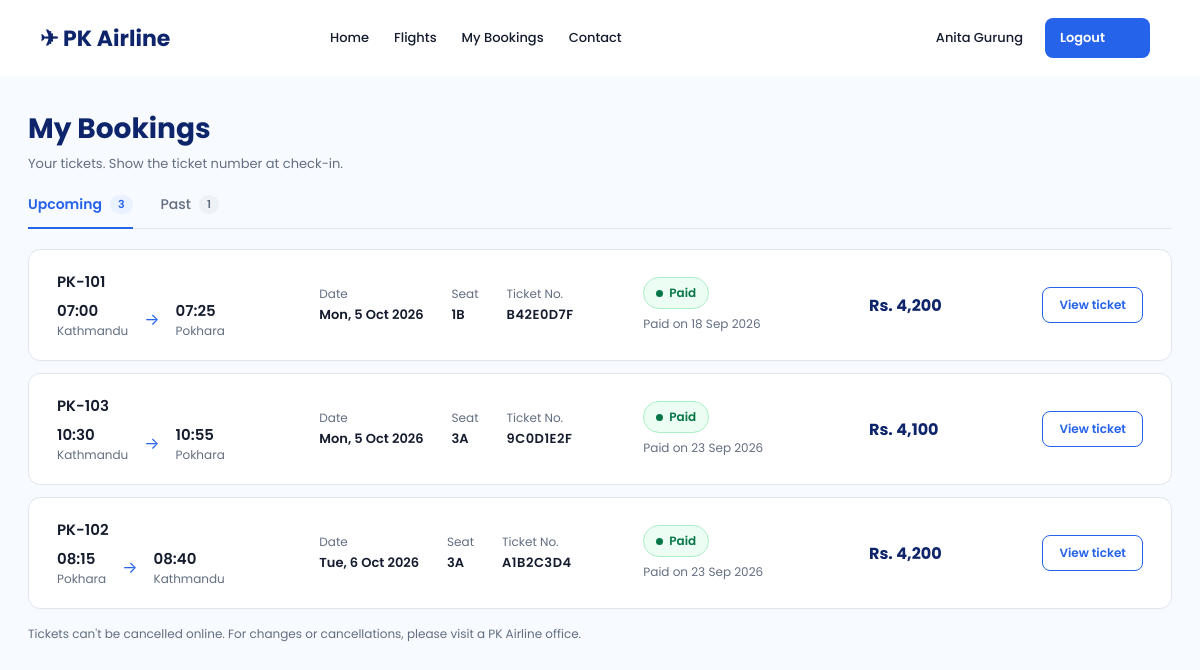
The page /customer/my-bookings.php (signed in) on the database its author committed.
### tables this page shows
CREATE TABLE `bookings` (
  `booking_id` int(11) NOT NULL AUTO_INCREMENT,
  `user_id` int(11) NOT NULL,
  `flight_id` int(11) NOT NULL,
  `booking_date` timestamp NOT NULL DEFAULT current_timestamp(),
  `seat_no` varchar(5) NOT NULL,
  `fare` decimal(10,2) NOT NULL,
  `status` varchar(20) NOT NULL,
  `hold_until` datetime DEFAULT NULL,
  `booking_reference` varchar(20) NOT NULL,
  PRIMARY KEY (`booking_id`),
  UNIQUE KEY `booking_reference` (`booking_reference`),
  KEY `user_id` (`user_id`),
  KEY `flight_status` (`flight_id`, `status`),
  CONSTRAINT `bookings_ibfk_user` FOREIGN KEY (`user_id`) REFERENCES `users` (`user_id`),
  CONSTRAINT `bookings_ibfk_flight` FOREIGN KEY (`flight_id`) REFERENCES `flights` (`flight_id`)
);

CREATE TABLE `flights` (
  `flight_id` int(11) NOT NULL AUTO_INCREMENT,
  `route_id` int(11) NOT NULL,
  `flight_number` varchar(20) NOT NULL,
  `departure_time` datetime NOT NULL,
  `arrival_time` datetime NOT NULL,
  `total_seats` int(11) NOT NULL,
  `fare` decimal(10,2) NOT NULL,
  `status` varchar(20) DEFAULT 'scheduled',
  PRIMARY KEY (`flight_id`),
  UNIQUE KEY `flight_number` (`flight_number`),
  KEY `route_id` (`route_id`),
  CONSTRAINT `flights_ibfk_route` FOREIGN KEY (`route_id`) REFERENCES `routes` (`route_id`)
);

CREATE TABLE `routes` (
  `route_id` int(11) NOT NULL AUTO_INCREMENT,
  `origin` varchar(100) NOT NULL,
  `destination` varchar(100) NOT NULL,
  `created_at` timestamp NOT NULL DEFAULT current_timestamp(),
  PRIMARY KEY (`route_id`),
  UNIQUE KEY `origin_destination` (`origin`, `destination`)
);

### includes/functions.php (called while the page is built, shortened)
<?php
function e(?string $value): string
{
	return htmlspecialchars((string) $value, ENT_QUOTES, 'UTF-8');
}
function input_string(array $source, string $key, bool $trim = true): string
{
	$value = $source[$key] ?? '';
	return $trim ? trim((string) $value) : (string) $value;
}
function format_money(float|string $amount): string
{
	return 'Rs. ' . number_format((float) $amount);
}
function booking_display_status(array $booking): array
{
	return ['paid', 'Paid', $booking['paid_at'] ? 'Paid on ' . date('j M Y', strtotime($booking['paid_at'])) : ''];
}

### customer/my-bookings.php (the view, shortened to what this page needs)
<?php
require_once __DIR__ . '/../config/db.php';
require_once __DIR__ . '/../includes/functions.php';
$tabs = ['upcoming' => 'Upcoming', 'past' => 'Past'];
$activeTab = input_string($_GET, 'tab');
$activeTab = array_key_exists($activeTab, $tabs) ? $activeTab : 'upcoming';
$stmt = $pdo->prepare('
	SELECT b.booking_id, b.booking_reference, b.seat_no, b.fare, b.status,
		f.flight_number, f.departure_time, f.arrival_time, f.status AS flight_status,
		r.origin, r.destination, p.paid_at,
		(f.departure_time <= NOW()) AS has_departed,
		IFNULL(GREATEST(TIMESTAMPDIFF(SECOND, NOW(), b.hold_until), 0), 0) AS seconds_left
	FROM bookings b
	JOIN flights f ON f.flight_id = b.flight_id
	JOIN routes r ON r.route_id = f.route_id
	LEFT JOIN payments p ON p.booking_id = b.booking_id
	WHERE b.user_id = ? AND ' . ACTIVE_BOOKING_SQL . '
	ORDER BY f.departure_time
');
$stmt->execute([(int) $_SESSION['user_id']]);
$groups = ['upcoming' => [], 'past' => []];
foreach ($stmt->fetchAll() as $booking) {
	$groups[$booking['has_departed'] ? 'past' : 'upcoming'][] = $booking;
}
$groups['past'] = array_reverse($groups['past']);
require_once __DIR__ . '/../includes/header.php';
?>
	<main class="page">
		<h1 class="page-title page-title--tight">My Bookings</h1>
		<p class="page-subtitle">Your tickets. Show the ticket number at check-in.</p>
		<nav class="tabs" aria-label="Booking groups">
			<?php foreach ($tabs as $key => $label): ?>
				<a class="tab<?= $key === $activeTab ? ' is-active' : '' ?>" href="my-bookings.php?tab=<?= e($key) ?>"
					<?= $key === $activeTab ? 'aria-current="page"' : '' ?>>
					<?= e($label) ?>
					<span class="tab-count"><?= count($groups[$key]) ?></span>
				</a>
			<?php endforeach; ?>
		</nav>
		<div class="booking-list">
			<?php foreach ($groups[$activeTab] as $booking): ?>
				<?php [$statusClass, $statusLabel, $statusDetail] = booking_display_status($booking); ?>
				<article class="booking-card">
					<div class="booking-route">
						<span class="flight-card-number"><?= e($booking['flight_number']) ?></span>
						<div class="booking-times">
							<div>
								<span class="flight-card-time"><?= e(date('H:i', strtotime($booking['departure_time']))) ?></span>
								<span class="flight-card-muted"><?= e($booking['origin']) ?></span>
							</div>
							<span class="booking-arrow" aria-hidden="true">→</span>
							<div>
								<span class="flight-card-time"><?= e(date('H:i', strtotime($booking['arrival_time']))) ?></span>
								<span class="flight-card-muted"><?= e($booking['destination']) ?></span>
							</div>
						</div>
					</div>
					<dl class="booking-facts">
						<div><dt>Date</dt><dd><?= e(date('D, j M Y', strtotime($booking['departure_time']))) ?></dd></div>
						<div><dt>Seat</dt><dd><?= e($booking['seat_no']) ?></dd></div>
						<div><dt>Ticket No.</dt><dd class="booking-ref"><?= e($booking['booking_reference']) ?></dd></div>
					</dl>
					<div class="booking-status">
						<span class="status-pill status-pill--<?= e($statusClass) ?>"><?= e($statusLabel) ?></span>
						<?php if ($statusDetail): ?>
							<span class="flight-card-muted"><?= e($statusDetail) ?></span>
						<?php endif; ?>
					</div>
					<span class="booking-fare"><?= e(format_money($booking['fare'])) ?></span>
					<div class="booking-actions">
						<?php if ($booking['status'] === 'pending'): ?>
							<a class="btn-small btn-small--solid" href="payment.php?booking_id=<?= (int) $booking['booking_id'] ?>">Pay now</a>
						<?php else: ?>
							<a class="btn-small" href="booking-confirmation.php?booking_id=<?= (int) $booking['booking_id'] ?>">View ticket</a>
						<?php endif; ?>
					</div>
				</article>
			<?php endforeach; ?>
		</div>
		<?php if ($activeTab === 'upcoming' && $groups['upcoming']): ?>
			<p class="booking-note">
				Tickets can't be cancelled online. For changes or cancellations, please visit a <?= e(AIRLINE_NAME) ?> office.
			</p>
		<?php endif; ?>
	</main>
<?php require_once __DIR__ . '/../includes/footer.php'; ?>

### assets/css/style.css (style rules this page uses)
:root { --color-navy: #0e256b; --color-primary: #2563eb; --color-primary-hover: #1d4ed8; --color-page-bg: #f7faff; --color-surface: #ffffff; --color-text: #141c2e; --color-muted: #636e80; --color-border: #e0e5f0; --color-error: #b42318; --color-error-bg: #fef3f2; --color-error-border: #fecdca; --color-success: #067647; --color-success-bg: #ecfdf3; --color-success-border: #abefc6; --color-warning: #b54708; --color-warning-bg: #fffaeb; --color-warning-border: #fedf89; --color-info-bg: #eaf1ff; --color-nepal-pay: #0b8f5a; --color-nepal-pay-dark: #08724a; --color-plane: #b8c4de; --color-seat-border: #c7d2e8; --color-seat-booked: #e8ecf4; --font-sans: 'Poppins', system-ui, -apple-system, 'Segoe UI', sans-serif; }
*, *::before, *::after { box-sizing: border-box; }
body { margin: 0; font-family: var(--font-sans); color: var(--color-text); background: var(--color-page-bg); }
a { color: var(--color-primary); }
.flight-card-number, .flight-card-time { font-size: 15px; font-weight: 600; color: var(--color-text); }
.flight-card-muted { font-size: 12px; color: var(--color-muted); }
.page { max-width: 1440px; margin: 0 auto; padding: 32px 28px 40px; }
.page-title { margin: 0 0 20px; font-size: 28px; font-weight: 700; color: var(--color-navy); }
.status-pill { display: inline-flex; align-items: center; gap: 6px; padding: 6px 12px; font-size: 12px; font-weight: 600; color: var(--color-warning); background: var(--color-warning-bg); border: 1px solid var(--color-warning-border); border-radius: 999px; }
.status-pill::before { width: 7px; height: 7px; content: ''; background: currentColor; border-radius: 50%; }
.status-pill--paid { color: var(--color-success); background: var(--color-success-bg); border-color: var(--color-success-border); }
.page-title--tight { margin-bottom: 4px; }
.page-subtitle { margin: 0 0 20px; font-size: 13px; color: var(--color-muted); }
.tabs { display: flex; gap: 28px; margin-bottom: 20px; border-bottom: 1px solid var(--color-border); }
.tab { display: flex; align-items: center; gap: 8px; margin-bottom: -1px; padding-bottom: 12px; font-size: 14px; font-weight: 500; color: var(--color-muted); text-decoration: none; border-bottom: 2px solid transparent; }
.tab.is-active { font-weight: 600; color: var(--color-primary); border-bottom-color: var(--color-primary); }
.tab-count { padding: 1px 8px; font-size: 11px; font-weight: 600; background: #eef1f6; border-radius: 999px; }
.tab.is-active .tab-count { background: var(--color-info-bg); }
.booking-list { display: flex; flex-direction: column; gap: 12px; }
.booking-card { display: grid; grid-template-columns: minmax(230px, 1.3fr) minmax(300px, 1.6fr) minmax(190px, 1.1fr) 100px 150px; align-items: center; gap: 24px; padding: 20px 28px; background: var(--color-surface); border: 1px solid var(--color-border); border-radius: 12px; }
.booking-route { display: flex; flex-direction: column; gap: 6px; }
.booking-times { display: flex; align-items: center; gap: 16px; }
.booking-times > div { display: flex; flex-direction: column; }
.booking-arrow { color: var(--color-primary); }
.booking-facts { display: flex; gap: 28px; margin: 0; }
.booking-facts dt { font-size: 12px; color: var(--color-muted); }
.booking-facts dd { margin: 2px 0 0; font-size: 13px; font-weight: 600; }
.booking-ref { letter-spacing: 0.5px; }
.booking-status { display: flex; flex-direction: column; align-items: flex-start; gap: 6px; }
.booking-fare { font-size: 16px; font-weight: 700; color: var(--color-navy); }
.booking-actions { display: flex; align-items: center; justify-content: flex-end; gap: 8px; }
.btn-small { display: inline-flex; align-items: center; justify-content: center; height: 36px; padding: 0 16px; font: inherit; font-size: 12px; font-weight: 600; color: var(--color-primary); text-decoration: none; background: var(--color-surface); border: 1px solid var(--color-primary); border-radius: 8px; cursor: pointer; }
.booking-note { margin: 16px 0 0; font-size: 12px; color: var(--color-muted); }

### rows shown on the page
bookings: flight.flight_number "PK-101", flight.departure_time "07:00", routes.origin "Kathmandu", flight.arrival_time "07:25", routes.destination "Pokhara", flight.departure_time "Mon, 5 Oct 2026", seat_no "1B", booking_reference "B42E0D7F", statusLabel "Paid", statusDetail "Paid on 18 Sep 2026", fare "Rs. 4,200"
bookings: flight.flight_number "PK-103", flight.departure_time "10:30", routes.origin "Kathmandu", flight.arrival_time "10:55", routes.destination "Pokhara", flight.departure_time "Mon, 5 Oct 2026", seat_no "3A", booking_reference "9C0D1E2F", statusLabel "Paid", statusDetail "Paid on 23 Sep 2026", fare "Rs. 4,100"
bookings: flight.flight_number "PK-102", flight.departure_time "08:15", routes.origin "Pokhara", flight.arrival_time "08:40", routes.destination "Kathmandu", flight.departure_time "Tue, 6 Oct 2026", seat_no "3A", booking_reference "A1B2C3D4", statusLabel "Paid", statusDetail "Paid on 23 Sep 2026", fare "Rs. 4,200"

### other values the page prints
SITE_NAME "PK Airline"
$_SESSION['full_name'] "Anita Gurung"
$label "Upcoming"
count($groups[$key]) "3"
$label "Past"
count($groups[$key]) "1"
AIRLINE_NAME "PK Airline"
